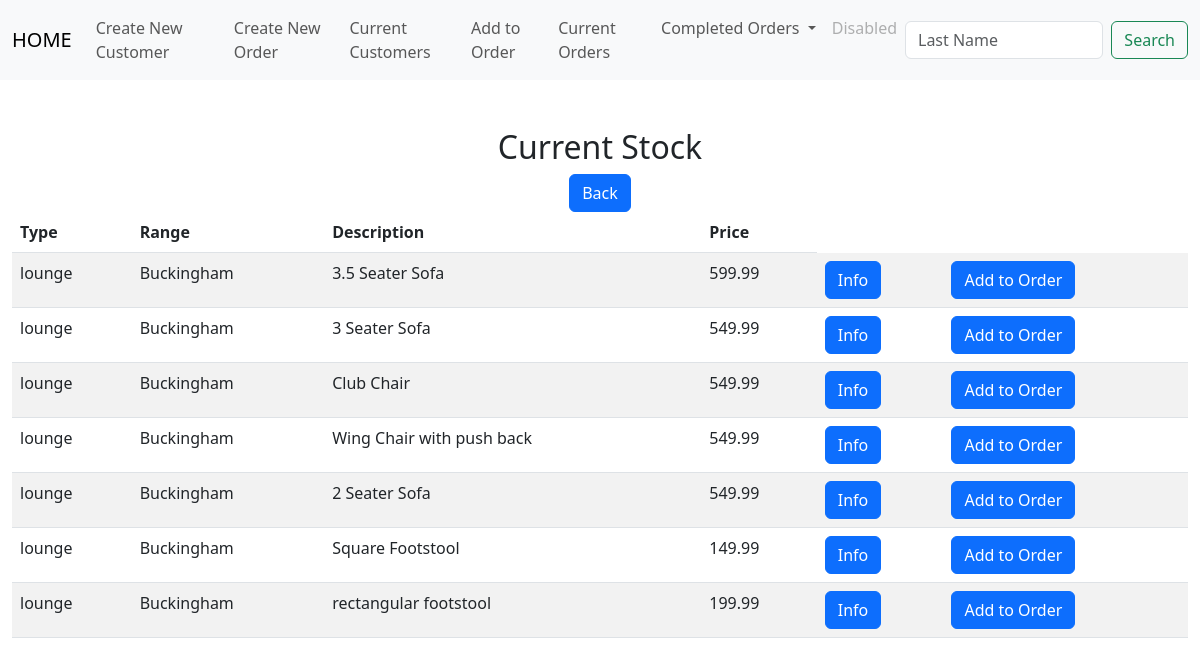
The page /lounge.html on the database as committed earlier.
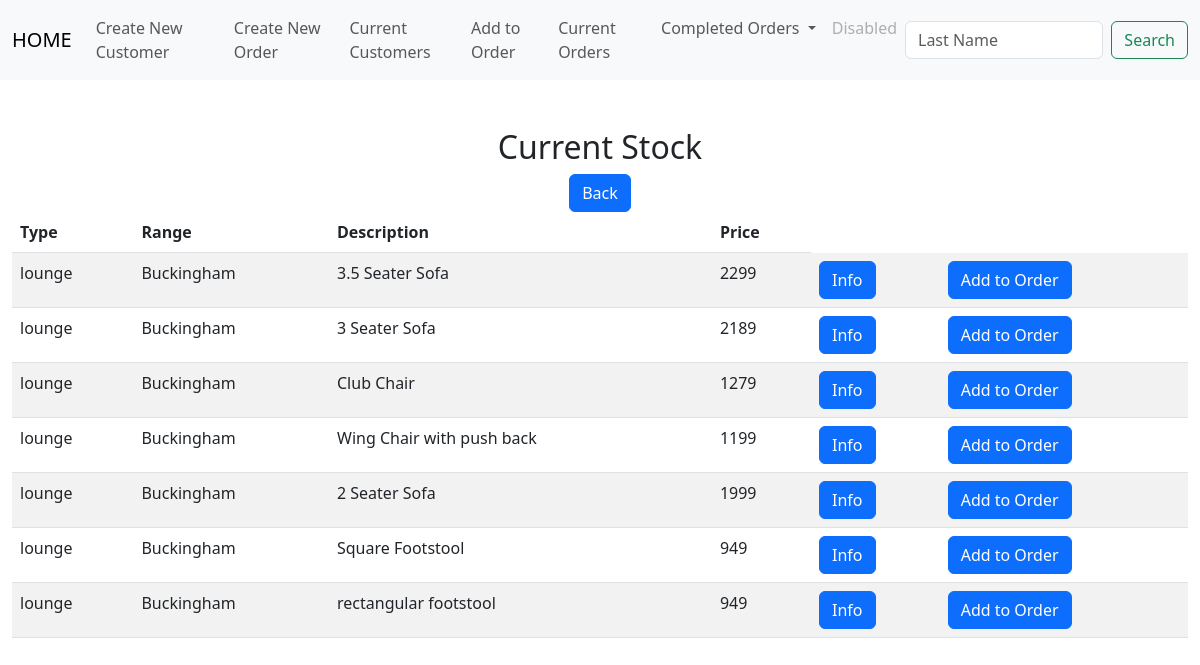
The same page on the database as committed later.
### tables this page shows
CREATE TABLE stock(item_id INTEGER PRIMARY KEY AUTOINCREMENT NOT NULL, Type TEXT, Range TEXT, Style TEXT, selling_price DECIMAL);

### app.py (the view)
@app.route("/lounge.html", methods=["GET", "POST"])
def lounge():
        if request.method == "POST":
            return render_template("stock_list.html")
        if request.method == "GET":
            lounge = db.execute("SELECT * FROM stock WHERE Type = 'lounge' ;")
            return render_template("lounge.html", lounge = lounge)

### app.py (called while the page is built)
@app.after_request
def after_request(response):
    response.headers["Cache-Control"] = "no-cache, no-store, must-revalidate"
    response.headers["Expires"] = 0
    response.headers["Pragma"] = "no-cache"
    return response

### templates/lounge.html (shortened to what this page needs)
{% extends "layout.html" %}
{% block main %}
<div class="section">
    <h2>Current Stock</h2>
    <form action="/stock_list">
        <td><button class="btn btn-primary" type="submit">Back</button></td>
    </form>
    <table class="table table-striped">
        <thead>
            <tr>
                <th class="text-start">Type</th>
                <th class="text-start">Range</th>
                <th class="text-start">Description</th>
                <th class="text-start">Price</th>
            </tr>
        </thead>
        <tbody>
            {% for row in lounge %}
            <tr>
                <td class="text-start">{{ row["Type"] }}</td>
                <td class="text-start">{{ row["Range"] }}</td>
                <td class="text-start">{{ row["Style"] }}</td>
                <td class="text-start">{{ row["selling_price"] }}</td>
                <td class="text-start"><button class="btn btn-primary" type="submit">Info</button></td>
                <td class="text-start"><button class="btn btn-primary" type="submit">Add to Order</button></td>
                </tr>
            {% endfor %}
        </tbody>
    </div>
{% endblock %}

Rows that differ between the two databases and show on the page:
changed stock "3.5 Seater Sofa": selling_price "599.99" → "2299"
changed stock "3 Seater Sofa": selling_price "549.99" → "2189"
changed stock "Club Chair": selling_price "549.99" → "1279"
changed stock "Wing Chair with push back": selling_price "549.99" → "1199"
changed stock "2 Seater Sofa": selling_price "549.99" → "1999"
changed stock "Square Footstool": selling_price "149.99" → "949"
changed stock "rectangular footstool": selling_price "199.99" → "949"
